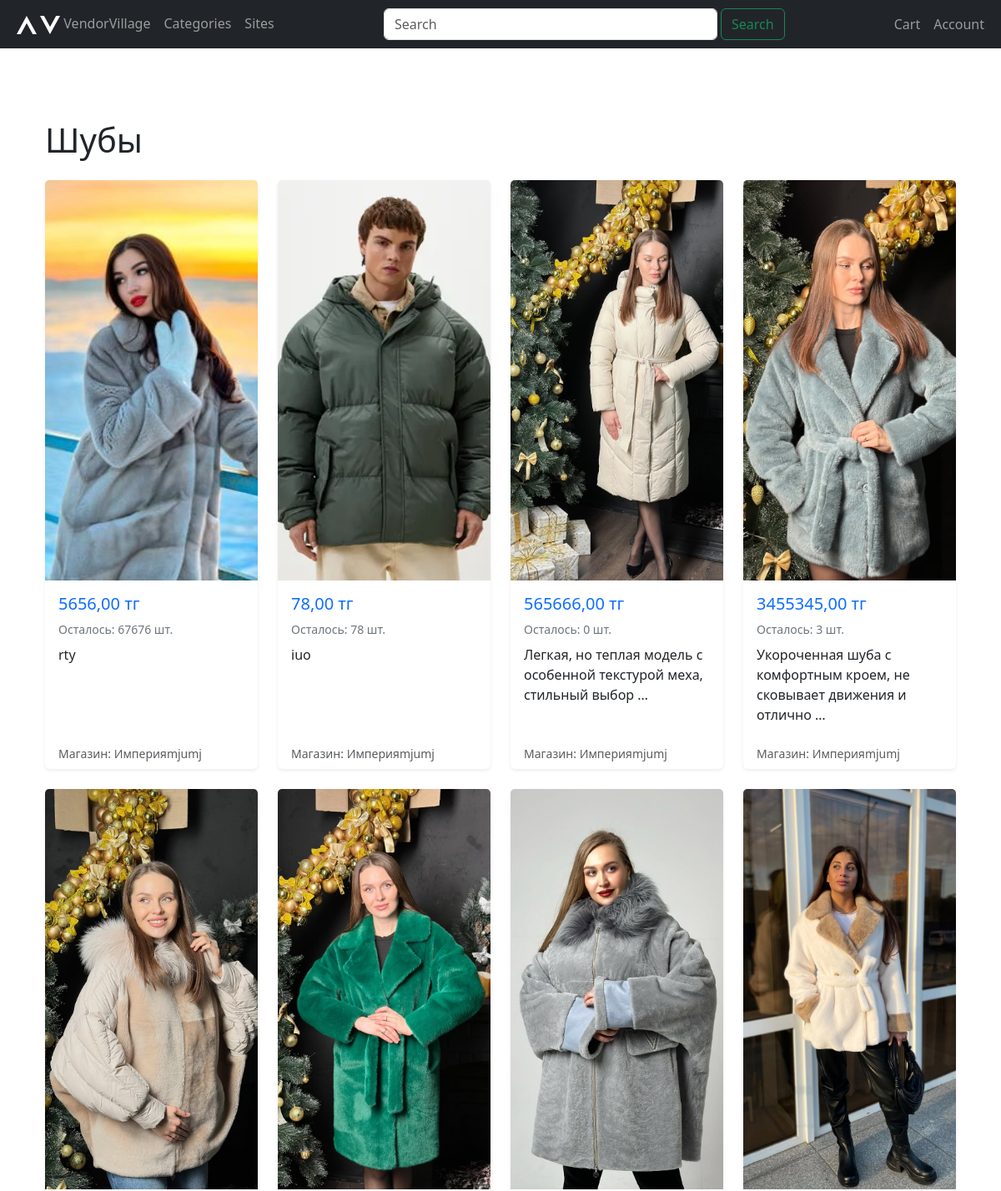
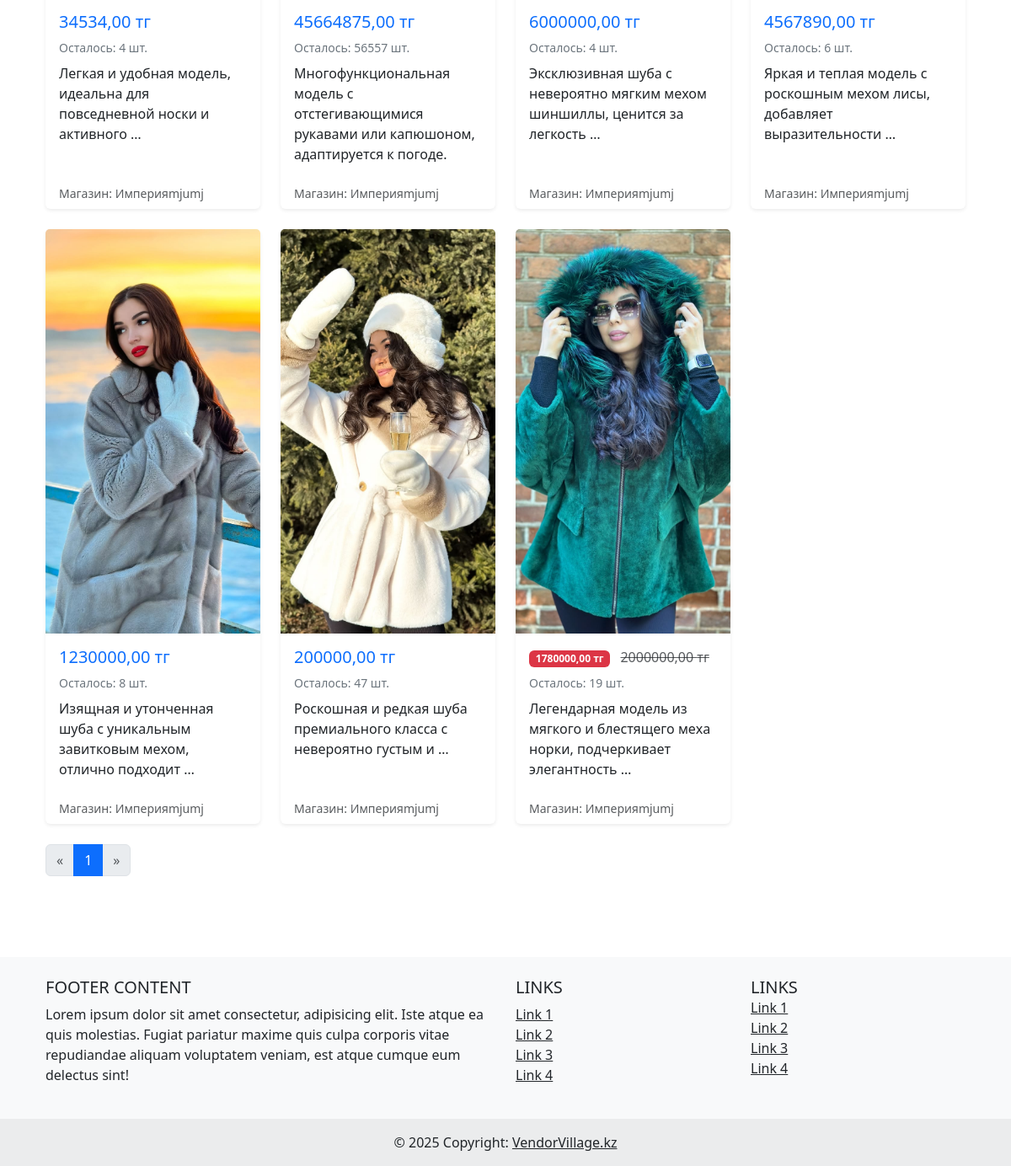
/marketplace/categories/35/products/, run on the app's committed database (2 pictures, top to bottom).
### marketplace/models.py (models this page shows, shortened)
class Category(MPTTModel):
    name = models.CharField(max_length=100)
    parent = TreeForeignKey(
        'self', null=True, blank=True, on_delete=models.CASCADE, related_name='children'
    )
    description = models.TextField(blank=True, null=True)
    page_identificator = models.CharField(max_length=100, blank=True, null=True, default=None)
    big_image = models.ImageField(upload_to='category_images/big_images/', blank=True, null=True, default=None)
    small_image = models.ImageField(upload_to='category_images/small_images/', blank=True, null=True, default=None)
    ordering = models.PositiveSmallIntegerField(default=0)
    created_at = models.DateTimeField(auto_now_add=True)
    updated_at = models.DateTimeField(auto_now=True)
    class Meta:
        verbose_name = 'Категория товара'
        verbose_name_plural = 'Категории товаров'
    class MPTTMeta:
        order_insertion_by = ['name']

class Product(models.Model):
    business = models.ForeignKey(
        Business,  # или 'app_name.Business'
        on_delete=models.CASCADE,
        related_name='products',
        null=False,
        default=None,
    )
    category = models.ForeignKey(
        Category,
        on_delete=models.SET_NULL,
        blank=True,
        null=True,
        related_name='products'
    )
    name = models.CharField(max_length=200)
    description = models.TextField(blank=True, null=True)
    price = models.DecimalField(max_digits=10, decimal_places=2)
    discount = models.DecimalField(max_digits=10, decimal_places=2, default=None, null=True, blank=True)
    stock_quantity = models.PositiveIntegerField(default=0)
    on_the_main = models.BooleanField(default=False)
    created_at = models.DateTimeField(auto_now_add=True)
    updated_at = models.DateTimeField(auto_now=True)
    class Meta:
        verbose_name = 'Товар'
        verbose_name_plural = 'Товары'

class ProductImage(models.Model):
    product = models.ForeignKey(
        Product,
        on_delete=models.CASCADE,
        related_name='images'
    )
    image = models.ImageField(upload_to=product_image_path)
    created_at = models.DateTimeField(auto_now_add=True)
    class Meta:
        verbose_name = 'Product Image'
        verbose_name_plural = 'Product Images'

### core/models.py (models this page shows, shortened)
class Business(models.Model):
    owner = models.ForeignKey(
        'core.User',
        on_delete=models.CASCADE,
        related_name='businesses'
    )
    business_type = models.ForeignKey(
        'core.BusinessType',
        on_delete=models.CASCADE,
        related_name='businesses'
    )
    name = models.CharField(max_length=255)
    description = models.TextField(blank=True, null=True)
    address = models.CharField(max_length=255, blank=True, null=True)
    phone = models.CharField(max_length=20, blank=True, null=True)
    business_logo = models.ImageField(upload_to=business_logo_path, blank=True, null=True)
    html_template = models.FileField(upload_to=html_template_path, blank=True, null=True)
    product_card_template = models.FileField(upload_to='business/', blank=True, null=True)
    product_detail_template = models.FileField(upload_to='business/', blank=True, null=True)
    background_image = models.ImageField(upload_to=business_bg_path, blank=True, null=True)
    created_at = models.DateTimeField(auto_now_add=True)
    updated_at = models.DateTimeField(auto_now=True)
    slug = models.SlugField(max_length=255, unique=True, blank=True, null=True)

### marketplace/views.py (the view)
# urls.py: path('categories/<int:pk>/products/', views.category_products, name='category_products'),
def category_products(request, pk):
    category = get_object_or_404(Category, pk=pk)
    ids = get_descendant_ids(category)
    products_qs = Product.objects.filter(
        category_id__in=ids, on_the_main=True
    ).order_by("-id")
    subcategories = category.children.all().order_by("name")
    search_query = request.GET.get("search", "")
    if search_query:
        products_qs = products_qs.filter(name__icontains=search_query)
    page_number = request.GET.get("page", 1)
    paginator = Paginator(products_qs, 12)  # 12 товаров на страницу
    page_obj = paginator.get_page(page_number)
    return render(
        request,
        "marketplace/category_products.html",
        {
            "category": category,
            "subcategories": subcategories,  # для отображения фильтра
            "page_obj": page_obj,  # передаём страницу вместо products
            "search_query": search_query,  # чтобы отобразить в форме поиска
        },
    )

### marketplace/views.py (called while the page is built)
def get_descendant_ids(category):
    ids = [category.id]
    for child in category.children.all():
        ids += get_descendant_ids(child)
    return ids

### templates/marketplace/category_products.html (shortened to what this page needs)
{% extends "base.html" %}
{% block content %}
<div class="container my-5">
  <h1 class="mb-4">{{ category.name }}</h1>
{% if page_obj and page_obj.object_list %}
  <div class="row row-cols-1 row-cols-md-4 g-4">
    {% for product in page_obj.object_list %}
      {% include "marketplace/includes/product_card.html" %}
    {% endfor %}
  </div>
    {% include 'marketplace/includes/pagination.html' %}
  {% else %}
    <p>Нет товаров в этой категории (или по текущему поиску).</p>
  {% endif %}
</div>
{% endblock %}

### templates/marketplace/includes/product_card.html (shortened to what this page needs)
{% load static %}
<div class="col">
  <div class="card h-100 shadow-sm border-0 position-relative">
    {% if product.images.first %}
      <img src="{{ product.images.first.image.url }}" class="card-img-top" alt="{{ product.name }}">
    {% endif %}
    <div class="card-body">
      {% if product.discount > 0 %}
        <p class="mb-2">
          <span class="badge bg-danger me-2">{{ product.discount }} тг</span>
          <span class="text-muted text-decoration-line-through">{{ product.price }} тг</span>
        </p>
      {% else %}
        <p class="h5 text-primary mb-2">{{ product.price }} тг</p>
      {% endif %}
      <p class="mb-2 small text-secondary">Осталось: {{ product.stock_quantity }} шт.</p>
      <p class="card-text">{{ product.description|truncatewords:10 }}</p>
    </div>
    <div class="card-footer bg-transparent border-top-0 d-flex justify-content-between align-items-center">
      <small class="text-muted">Магазин: {{ product.business.name }}</small>
    </div>
  </div>
</div>

### templates/blocks/head_block.html (style rules this page uses)
.card-img-top { width: 100%; height: 30rem; object-fit: cover; }

### data on the page
Category: name "Шубы"
Product: images.first.image (picture), price "5656,00", stock_quantity "67676", description "rty", business.name "Империяmjumj"
Product: images.first.image (picture), price "78,00", stock_quantity "78", description "iuo", business.name "Империяmjumj"
Product: images.first.image (picture), price "565666,00", stock_quantity "0", description "Легкая, но теплая модель с особенной текстурой меха, стильный выбор …", business.name "Империяmjumj"
Product: images.first.image (picture), price "3455345,00", stock_quantity "3", description "Укороченная шуба с комфортным кроем, не сковывает движения и отлично …", business.name "Империяmjumj"
Product: images.first.image (picture), price "34534,00", stock_quantity "4", description "Легкая и удобная модель, идеальна для повседневной носки и активного …", business.name "Империяmjumj"
Product: images.first.image (picture), price "45664875,00", stock_quantity "56557", description "Многофункциональная модель с отстегивающимися рукавами или капюшоном, адаптируется к погоде.", business.name "Империяmjumj"
Product: images.first.image (picture), price "6000000,00", stock_quantity "4", description "Эксклюзивная шуба с невероятно мягким мехом шиншиллы, ценится за легкость …", business.name "Империяmjumj"
Product: images.first.image (picture), price "4567890,00", stock_quantity "6", description "Яркая и теплая модель с роскошным мехом лисы, добавляет выразительности …", business.name "Империяmjumj"
Product: images.first.image (picture), price "1230000,00", stock_quantity "8", description "Изящная и утонченная шуба с уникальным завитковым мехом, отлично подходит …", business.name "Империяmjumj"
Product: images.first.image (picture), price "200000,00", stock_quantity "47", description "Роскошная и редкая шуба премиального класса с невероятно густым и …", business.name "Империяmjumj"
Product: images.first.image (picture), discount "1780000,00", price "2000000,00", stock_quantity "19", description "Легендарная модель из мягкого и блестящего меха норки, подчеркивает элегантность …", business.name "Империяmjumj"

### other printed values
{{ num }} "1"
